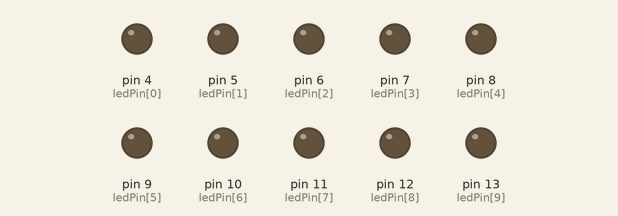
The sketch below on a simulated Arduino Uno, built with avr-gcc and run on an emulated ATmega328P. Parts: output pins drawn as LEDs (lit = HIGH).

Above: at 0.03 s.
At 0.42 s:
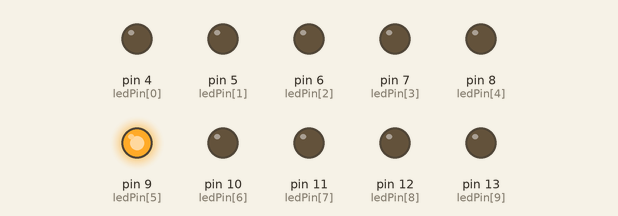
At 0.75 s:
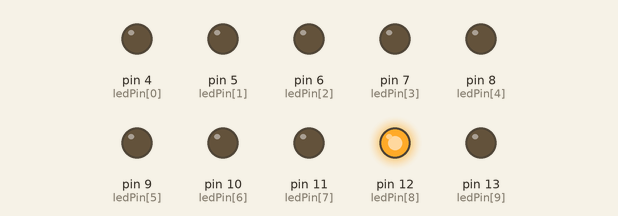
At 1.48 s:
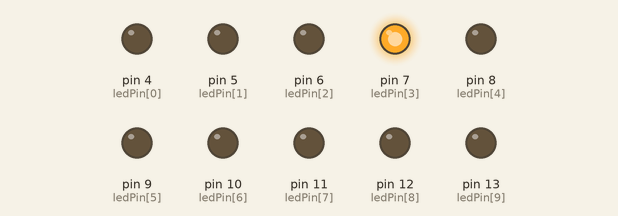
At 2.21 s:
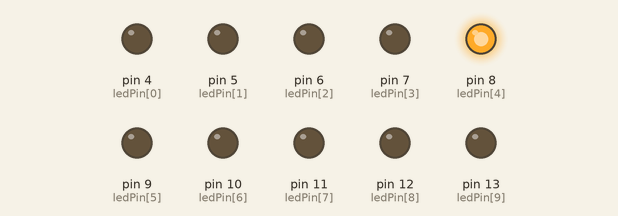
At 2.93 s:
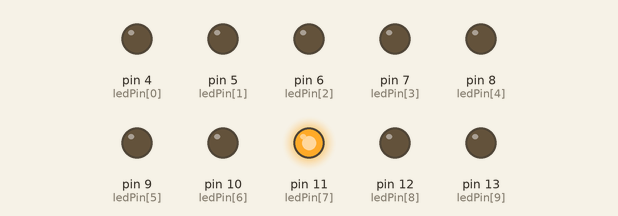
Timing chart, 0 to 3.2 s (numbered marks = the images above):
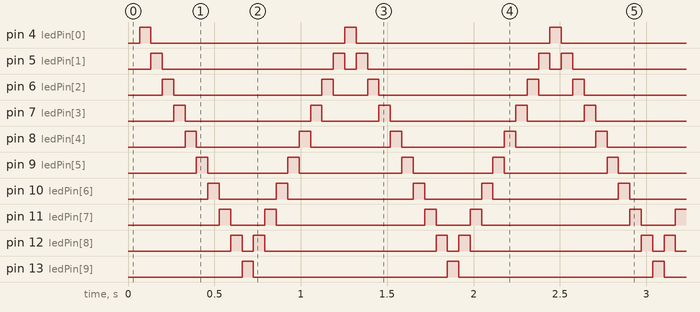

The sketch:

4-Led-Sequencial.ino
```cpp
// Projeto 5 – Efeito de iluminação sequencial com LEDs
byte ledPin[] = { 4, 5, 6, 7, 8, 9, 10, 11, 12, 13};  // cria um array para os pinos dos LEDs

int ledDelay(65);                                      // intervalo entre as alterações
int direction = 1;
int currentLED = 0;
unsigned long changeTime;
void setup() {
  for (int x = 0; x < 10; x++) {  // define todos os pinos como saída
    pinMode(ledPin[x], OUTPUT);
  }
  changeTime = millis();
}
void loop() {
  if ((millis() - changeTime) > ledDelay) {  // verifica se já transcorreram ledDelay ms desde
    // a última alteração
    changeLED();
    changeTime = millis();
  }
}
void changeLED() {
  for (int x = 0; x < 10; x++) {  // apaga todos os LEDs
    digitalWrite(ledPin[x], LOW);
  }
  digitalWrite(ledPin[currentLED], HIGH);  // acende o LED atual
  currentLED += direction;                 // incrementa de acordo com o valor de direction
  // altera a direção se tivermos atingido o fim
  if (currentLED == 9) { direction = -1; }
  if (currentLED == 0) { direction = 1; }
}
```

Measured:
- by itself, pin 4 (ledPin[0]), pin 13 (ledPin[9]): alternates HIGH for 0.07 s and LOW for 1.1 s
- by itself, pin 5 (ledPin[1]): repeats every 1.2 s: LOW 0.99 s, HIGH 0.07 s, LOW 0.07 s, HIGH 0.07 s
- by itself, pin 6 (ledPin[2]): repeats every 1.2 s: LOW 0.86 s, HIGH 0.07 s, LOW 0.20 s, HIGH 0.07 s
- by itself, pin 7 (ledPin[3]): repeats every 1.2 s: LOW 0.73 s, HIGH 0.07 s, LOW 0.33 s, HIGH 0.07 s
- by itself, pin 8 (ledPin[4]): repeats every 1.2 s: LOW 0.59 s, HIGH 0.07 s, LOW 0.46 s, HIGH 0.07 s
- by itself, pin 9 (ledPin[5]): repeats every 1.2 s: LOW 0.46 s, HIGH 0.07 s, LOW 0.59 s, HIGH 0.07 s
- by itself, pin 10 (ledPin[6]): repeats every 1.2 s: LOW 0.33 s, HIGH 0.07 s, LOW 0.73 s, HIGH 0.07 s
- by itself, pin 11 (ledPin[7]): repeats every 1.2 s: LOW 0.20 s, HIGH 0.07 s, LOW 0.86 s, HIGH 0.07 s
